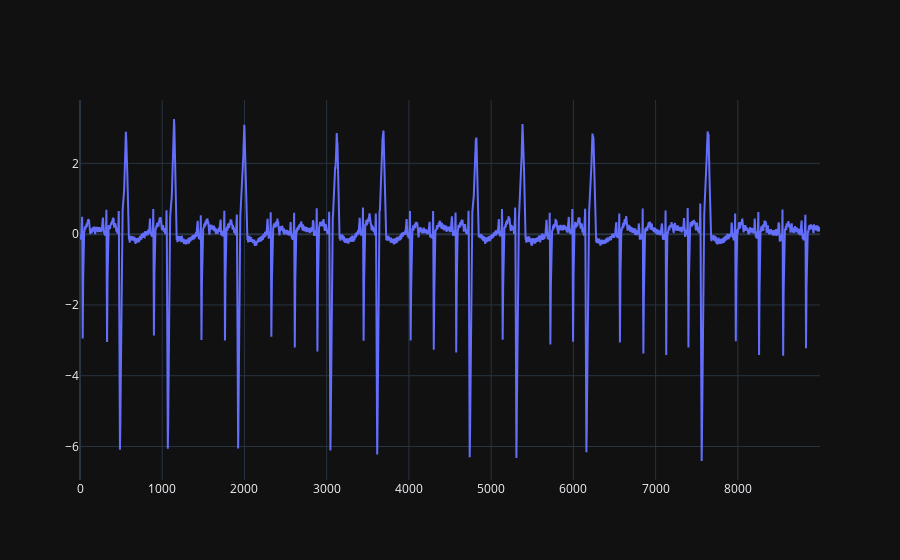

Notebook code cell kept with this figure:
### Code cell
index = 40
print(false_positives.shape)

fig = go.Figure(go.Scatter(y=false_positives[index]))
fig.show()

### Figure 1 — Plotly figure (JSON) as saved in the notebook; plotly's stock layout.template omitted (floating-point values rounded to 4 significant figures; data arrays with more than 128 entries replaced by an {"elided": "..."} marker saying what was removed)
{"data": [{"y": {"elided": "9000 float values"}, "type": "scatter"}], "layout": {}}
